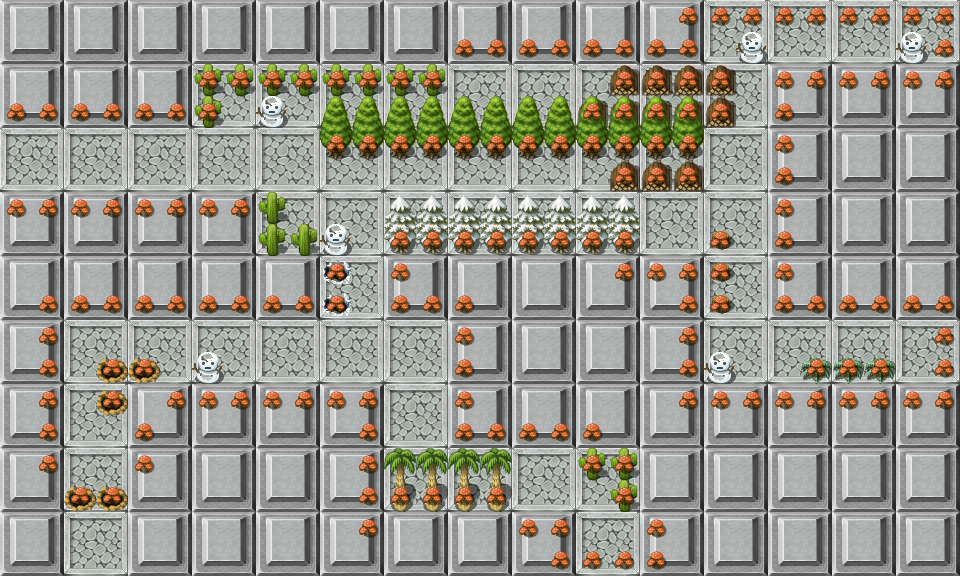

A level layout from a 2D game, rendered from its tile map. Below: a short description, then the map file with tile-grid data replaced by summaries:
An orthogonal 30x18 tile map with 32x32 px tiles, 5 tile layers (background, obstacle, foreground, nopass, ...) and 1 object (player).

<map backgroundcolor="#00ff00" height="18" orientation="orthogonal" tileheight="32" tilewidth="32" version="1.0" width="30"><properties><property name="blended tiles" value="5,6,14,22,25,26,30,34,35,52,53,55,69,71" /></properties>
 <tileset firstgid="1" name="tile" tileheight="32" tilewidth="32">
  <image height="256" source="tile.png" trans="ffffff" width="512" />
  <tile id="24">
   <properties>
    <property name="Food" value="1" />
   </properties>
  </tile>
  <tile id="51">
   <properties>
    <property name="NoPass" value="1" />
   </properties>
  </tile>
 </tileset>
 <layer height="18" name="background" width="30">
  <data>[540 cells, 540 non-empty, 8 distinct tile ids]</data>
 </layer>
 <layer height="18" name="obstacle" width="30">
  <data>[540 cells, 64 non-empty, 9 distinct tile ids]</data>
 </layer>
 <layer height="18" name="foreground" width="30">
  <data>[540 cells, 24 non-empty, 3 distinct tile ids]</data>
 </layer>
 <layer height="18" name="nopass" width="30">
  <properties>
   <property name="NoPass" value="1" />
  </properties>
  <data>[540 cells, 174 non-empty, 1 distinct tile ids]</data>
 </layer>
 <layer height="18" name="food" width="30">
  <data>[540 cells, 6 non-empty, 1 distinct tile ids]</data>
 </layer>
 <objectgroup height="18" name="object" width="30">
  <object name="player" type="player" x="84" y="150" />
 </objectgroup>
</map>
